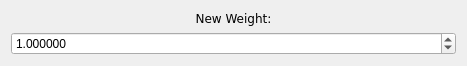
<?xml version="1.0" encoding="UTF-8"?>
<ui version="4.0">
 <class>WeightDialog</class>
 <widget class="QDialog" name="WeightDialog">
  <property name="geometry">
   <rect>
    <x>0</x>
    <y>0</y>
    <width>467</width>
    <height>59</height>
   </rect>
  </property>
  <property name="windowTitle">
   <string>WeightDialog</string>
  </property>
  <layout class="QHBoxLayout" name="horizontalLayout_2">
   <item>
    <layout class="QVBoxLayout" name="verticalLayout">
     <item>
      <widget class="QLabel" name="label">
       <property name="font">
        <font>
         <family>Verdana</family>
        </font>
       </property>
       <property name="text">
        <string>New Weight:</string>
       </property>
       <property name="alignment">
        <set>Qt::AlignBottom|Qt::AlignHCenter</set>
       </property>
      </widget>
     </item>
     <item>
      <widget class="QDoubleSpinBox" name="doubleSpinBox">
       <property name="decimals">
        <number>6</number>
       </property>
       <property name="maximum">
        <double>100.000000000000000</double>
       </property>
       <property name="value">
        <double>1.000000000000000</double>
       </property>
      </widget>
     </item>
    </layout>
   </item>
  </layout>
 </widget>
 <layoutdefault spacing="6" margin="11"/>
 <resources/>
 <connections/>
</ui>
